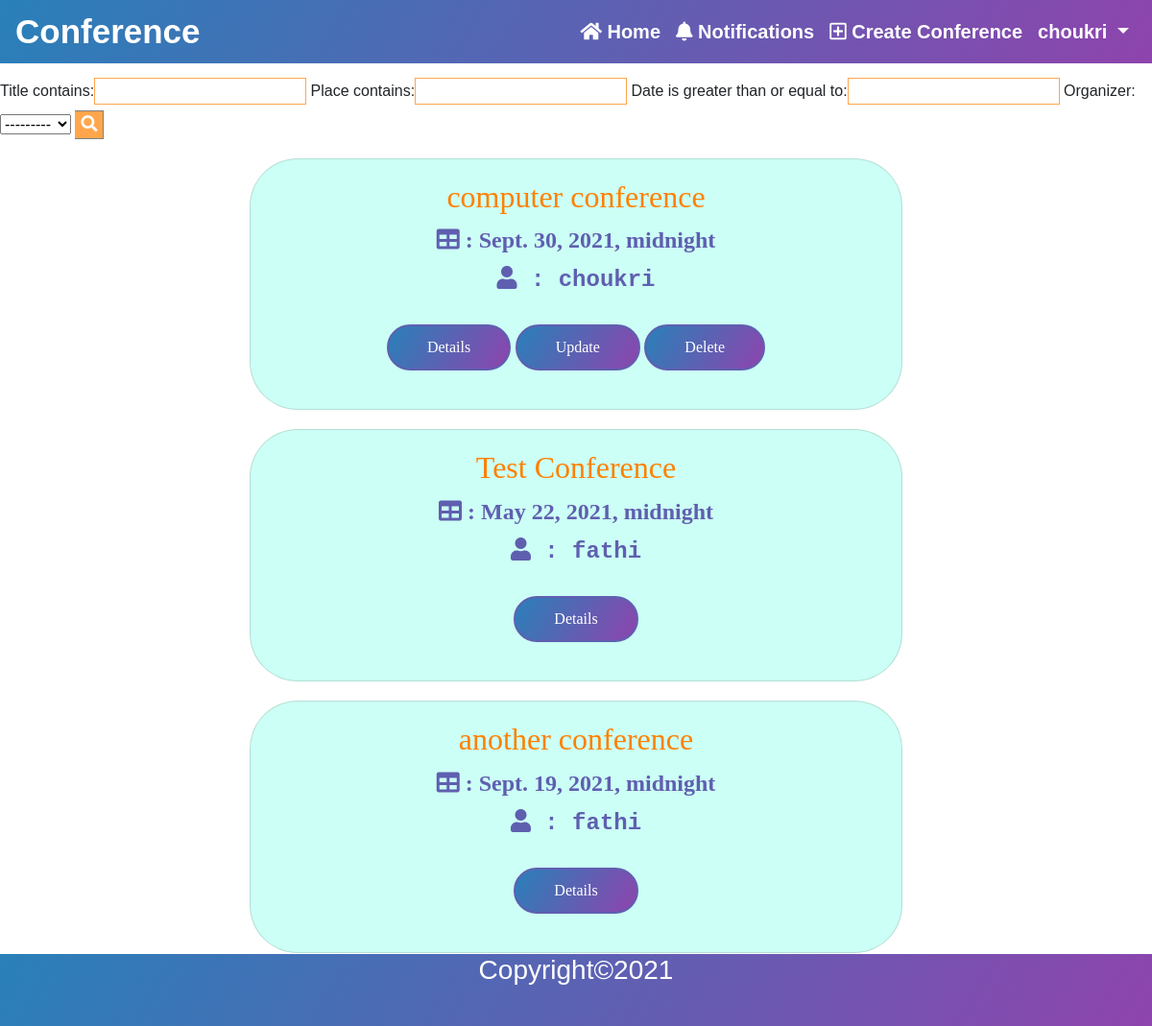
The page / (signed in) on the database as committed earlier.
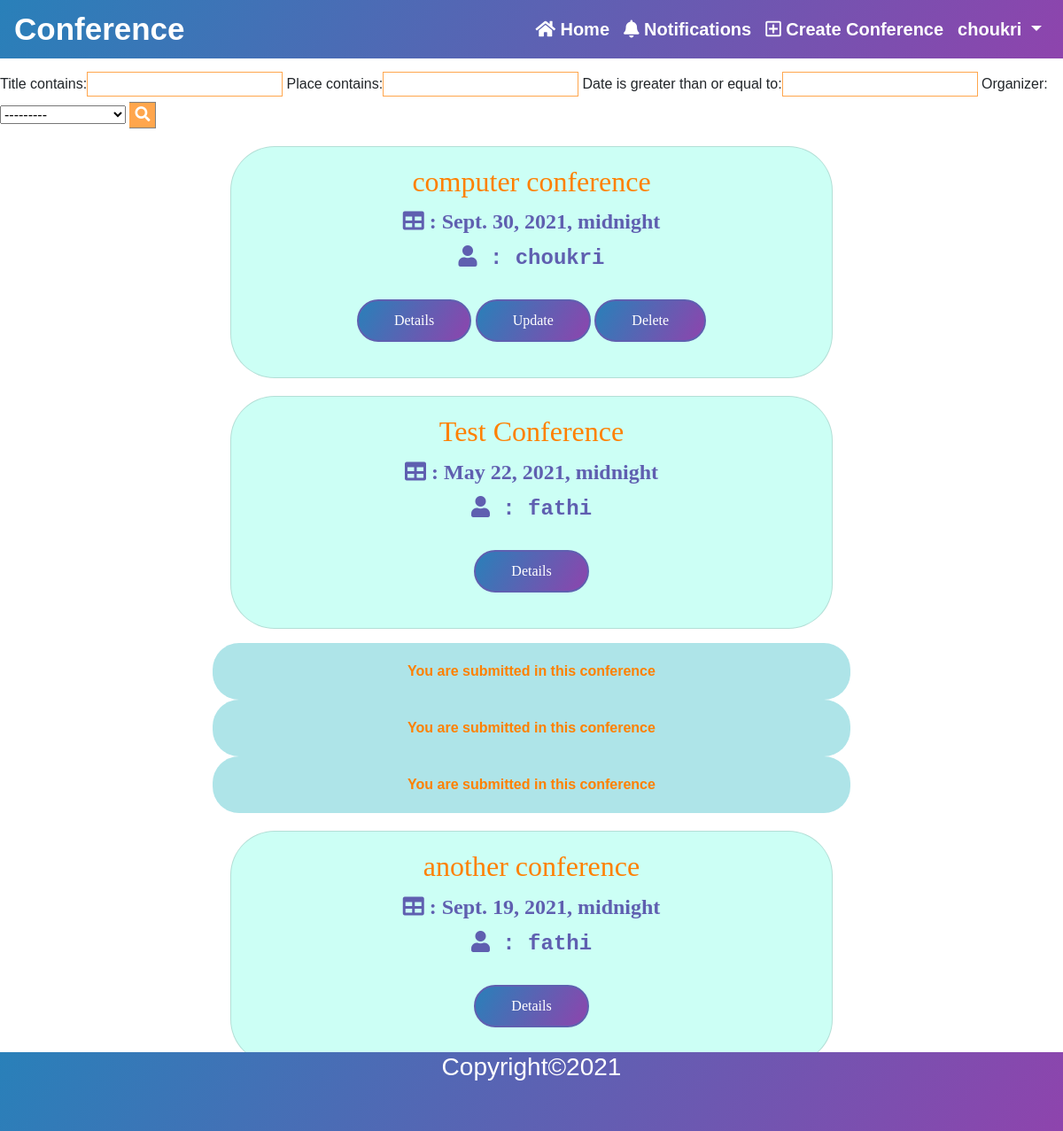
The same page on the database as committed later.
### conferences/models.py (models this page shows, shortened)
class Conference(models.Model):
    title = models.CharField(max_length=50)
    description = models.TextField(verbose_name='description')
    place = models.CharField(max_length=50)
    created_date = models.DateTimeField(auto_now_add=True)
    date = models.DateTimeField()
    submission_deadline = models.DateField()
    confirmation_deadline = models.DateField(null=True, blank=True)
    payment_deadline = models.DateField(null=True, blank=True)
    price = models.CharField(max_length=20, null=True, blank=True)
    organizer = models.ForeignKey(User, on_delete=models.RESTRICT)
    def can_submit(self):
        if timezone.now().date() > self.submission_deadline:
            return False
        return True

class Submission(models.Model):
    STATUS = (
        (0, 'waiting'),
        (1, 'accepted'),
        (2, 'refused'),
        (3, 'confirmed'),
    )
    first_name = models.CharField(max_length=20)
    last_name = models.CharField(max_length=20)
    email = models.EmailField(verbose_name="email", max_length=254, unique=False)
    article_name = models.CharField(max_length=100)
    abstract = models.TextField(verbose_name='abstract')
    article = models.FileField(null=True, blank=True, upload_to='files')
    authors = models.ManyToManyField(Author, related_name='article_authors', null=True, blank=True)
    status = models.IntegerField(choices=STATUS, default=0)
    demand_date = models.DateTimeField(auto_now_add=True)
    user = models.ForeignKey(User, on_delete=models.CASCADE)
    conference = models.ForeignKey(Conference, on_delete=models.CASCADE)

### accounts/models.py (models this page shows, shortened)
class User(AbstractBaseUser):
    email = models.EmailField(verbose_name="email", max_length=254, unique=True)
    username = models.CharField(max_length=50, unique=True)
    first_name = models.CharField(max_length=20)
    last_name = models.CharField(max_length=20)
    date_joined = models.DateTimeField(verbose_name="join date", auto_now_add=True)
    last_login = models.DateTimeField(verbose_name="last login", auto_now=True)
    is_active = models.BooleanField(default=True)
    is_staff = models.BooleanField(default=False)
    is_admin = models.BooleanField(default=False)
    is_superuser = models.BooleanField(default=False)
    USERNAME_FIELD = 'email'
    REQUIRED_FIELDS = ['username', 'first_name', 'last_name']
    objects = UserManager()
    def __str__(self):
        return self.username

### conferences/views.py (the view)
class IndexView(generic.ListView):
    model = Conference
    def get_context_data(self, *, object_list=None, **kwargs):
        context = super().get_context_data(**kwargs)
        conferences = Conference.objects.all()
        filter = ConferenceFilter(self.request.GET, queryset=conferences)
        conferences = filter.qs
        context['object_list'] = conferences
        context['submission_list'] = Submission.objects.all()
        context['filter'] = filter
        return context

### conferences/templates/conferences/index.html (shortened to what this page needs)
{% extends 'base.html' %}
{% load humanize %}
{% load bootstrap %}
{% block content %}
    <div>
        <div>
            <form method="get"  class="search">
                {{ filter.form|bootstrap }}
                <button type="submit"><i class="fa fa-search"></i></button>
            </form>
        </div>
    </div>
    {% for conference in conference_list %}
        <div class="card mb-3" style="max-width: 680px;" id="container">
            <div class="row no-gutters">
                <div class="col-md-12">
                    <div class="card-body text-center">
                        <h2 class="card-title" id="conference">{{ conference.title }}</h2>
                        <h4 class="card-title" id="date"><i class="fas fa-table"></i> : {{ conference.date }}</h4>
                        <h4 class="card-title" id="org"><i class="fas fa-user"></i> : {{ conference.organizer }}</h4>
                        <a class="btn btn" href="{% url 'conference' conference.pk %}">Details</a>
                        {% if conference.organizer == request.user %}
                            <a class="btn btn" href="{% url 'conference_update' conference.pk %}">Update</a>
                            <a class="btn btn" href="{% url 'conference_delete' conference.pk %}">Delete</a>
                        {% else %}
                            {% if conference.can_submit %}
                                <a class="btn btn" href="{% url 'submission_create' conference.pk %}">Submit</a>
                            {% endif %}
                        {% endif %}
                    </div>
                </div>
            </div>
        </div>
        {% for submission in submission_list %}
            {% if submission.conference == conference %}
                {% if submission.user == request.user %}
                    <div class="submission  ">
                        <div class="row no-gutters">
                            <div class="col-md-12">
                                <div class="card-body text-center">
                                    <span class="submission-text">You are submitted in this conference</span>
                                </div>
                            </div>
                        </div>
                    </div>
                {% endif %}
            {% endif %}
        {% endfor %}
    {% endfor %}
{% endblock %}

Rows that differ between the two databases and show on the page:
added Submission: shows "You are submitted in this conference", shown under Conference "Test Conference"
added Submission: shows "You are submitted in this conference", shown under Conference "Test Conference"
added Submission: shows "You are submitted in this conference", shown under Conference "Test Conference"
